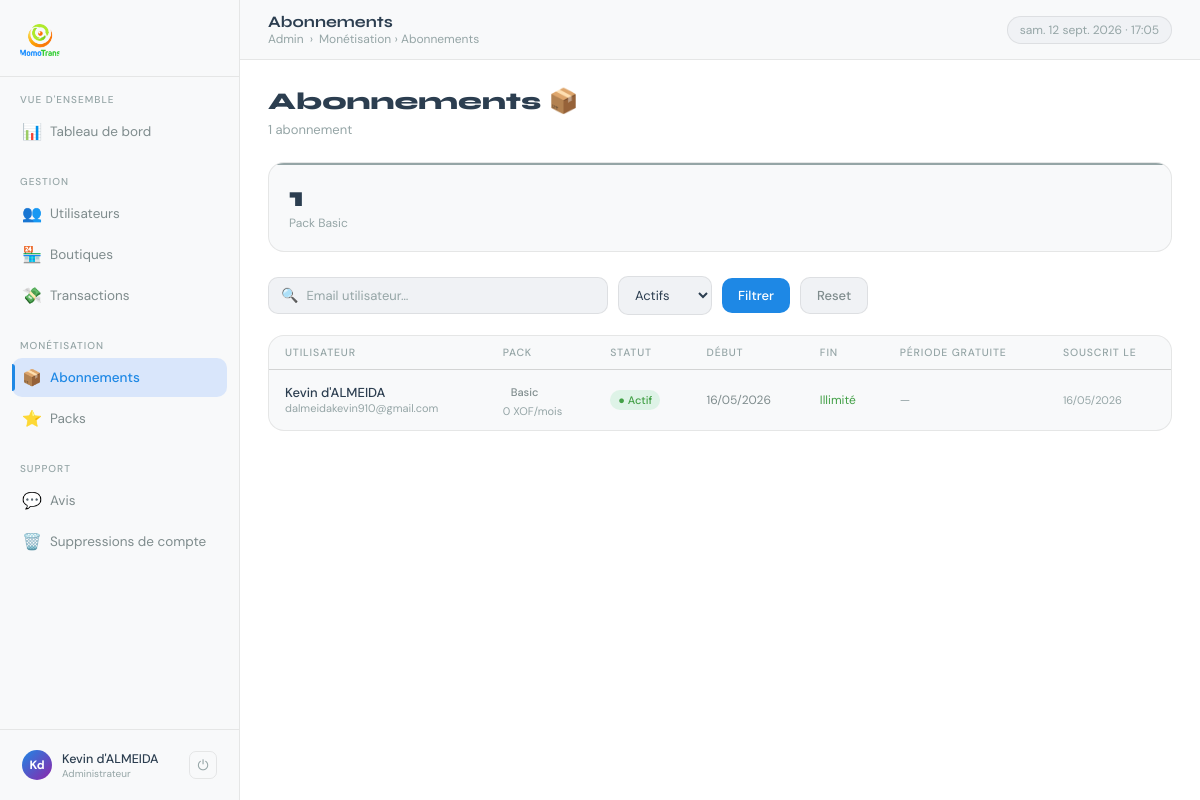
The app's page /dashboard/abonnements/ (signed in) with its own data.
### momoapi/models.py (models this page shows, shortened)
class Utilisateur(AbstractBaseUser, PermissionsMixin):
    id          = models.UUIDField(primary_key=True, default=uuid.uuid4, editable=False)
    email       = models.EmailField(unique=True)
    nom         = models.CharField(max_length=100)
    prenom      = models.CharField(max_length=100)
    telephone   = models.CharField(max_length=20, blank=True)
    is_active   = models.BooleanField(default=True)
    is_staff    = models.BooleanField(default=False)
    is_verified = models.BooleanField(default=False)  # email vérifié
    date_inscription = models.DateTimeField(auto_now_add=True)
    USERNAME_FIELD  = 'email'
    REQUIRED_FIELDS = ['nom', 'prenom']
    objects = UtilisateurManager()
    class Meta:
        verbose_name = "Utilisateur"

class Pack(models.Model):
    CLE_CHOICES = [
        ('basic',   'Basic'),
        ('pro',     'Pro'),
        ('premium', 'Premium'),
    ]
    cle              = models.CharField(max_length=20, choices=CLE_CHOICES, unique=True)
    nom              = models.CharField(max_length=100)
    prix_mensuel     = models.DecimalField(max_digits=10, decimal_places=2, default=0)
    max_boutiques    = models.IntegerField(default=1)   # -1 = illimité
    max_utilisateurs = models.IntegerField(default=1)   # -1 = illimité
    rapports_avances = models.BooleanField(default=False)
    premier_mois_offert = models.BooleanField(default=False)
    description      = models.TextField(blank=True)
    actif            = models.BooleanField(default=True)

class Abonnement(models.Model):
    STATUT_CHOICES = [
        ('actif',     'Actif'),
        ('expire',    'Expiré'),
        ('annule',    'Annulé'),
        ('en_attente','En attente de paiement'),
    ]
    id           = models.UUIDField(primary_key=True, default=uuid.uuid4, editable=False)
    utilisateur  = models.ForeignKey(Utilisateur, on_delete=models.CASCADE, related_name='abonnements')
    pack         = models.ForeignKey(Pack, on_delete=models.PROTECT)
    statut       = models.CharField(max_length=20, choices=STATUT_CHOICES, default='en_attente')
    debut        = models.DateField()
    fin          = models.DateField()
    fin_periode_gratuite = models.DateField(null=True, blank=True)
    prochain_prelevement = models.DateField(null=True, blank=True)
    fedapay_transaction_id = models.CharField(max_length=50, null=True, blank=True, db_index=True)
    cree_le      = models.DateTimeField(auto_now_add=True)
    mis_a_jour   = models.DateTimeField(auto_now=True)
    class Meta:
        ordering = ['-cree_le']

### adminapp/views.py (the view)
# urls.py: path('abonnements/',                            views.abonnements_view,     name='abonnements'),
@staff_required
def abonnements_view(request):
    today  = date.today()
    filtre = request.GET.get('filtre', 'actifs')
    q      = request.GET.get('q', '')
    qs = Abonnement.objects.select_related('utilisateur', 'pack').order_by('-cree_le')
    if filtre == 'actifs':
        qs = qs.filter(statut='actif', fin__gte=today)
    elif filtre == 'expires':
        qs = qs.filter(Q(statut='expire') | Q(fin__lt=today))
    elif filtre == 'annules':
        qs = qs.filter(statut='annule')
    if q:
        qs = qs.filter(utilisateur__email__icontains=q)
    packs = Pack.objects.all()
    abo_par_pack = (
        Abonnement.objects.filter(statut='actif', fin__gte=today)
        .values('pack__nom', 'pack__cle')
        .annotate(total=Count('id'))
    )
    return render(request, 'dashboard/abonnements.html', {
        'page': 'abonnements',
        'abonnements': qs,
        'total': qs.count(),
        'filtre': filtre,
        'q': q,
        'packs': packs,
        'abo_par_pack': list(abo_par_pack),
    })

### adminapp/context_processors.py (called while the page is built)
def dashboard_badges(request):
    if not (request.user.is_authenticated and request.user.is_staff):
        return {}
    from momoapi.models import Avis, DemandeSuppressionCompte
    return {
        'avis_non_lus': Avis.objects.filter(lu=False).count(),
        'demandes_suppression_en_attente': DemandeSuppressionCompte.objects.filter(statut='en_attente').count(),
    }

### adminapp/views.py (called while the page is built)
def staff_required(view_func):
    return user_passes_test(lambda u: u.is_authenticated and u.is_staff, login_url='/dashboard/login/')(view_func)

### adminapp/templates/dashboard/abonnements.html (shortened to what this page needs)
{% extends 'dashboard/base.html' %}
{% block header_title %}Abonnements{% endblock %}
{% block breadcrumb %}Monétisation › Abonnements{% endblock %}
{% block content %}
<div class="page-top">
  <div>
    <div class="page-heading">Abonnements 📦</div>
    <div class="page-sub">{{ total }} abonnement{{ total|pluralize }}</div>
  </div>
</div>
<div class="kpi-grid" style="grid-template-columns:repeat(auto-fit,minmax(180px,1fr));margin-bottom:24px">
  {% for ap in abo_par_pack %}
  <div class="kpi-card" style="--accent-color:{% if ap.pack__cle == 'basic' %}#95a5a6{% elif ap.pack__cle == 'pro' %}#43A047{% else %}#FB8C00{% endif %}">
    <div class="kpi-value">{{ ap.total }}</div>
    <div class="kpi-label">{{ ap.pack__nom }}</div>
  </div>
  {% endfor %}
</div>
<form method="get" style="margin-bottom:20px">
  <div class="filters">
    <div class="search-box">
      <span class="search-icon">🔍</span>
      <input type="text" name="q" value="{{ q }}" placeholder="Email utilisateur…">
    </div>
    <select name="filtre" onchange="this.form.submit()">
      <option value="actifs"   {% if filtre == 'actifs' %}selected{% endif %}>Actifs</option>
    </select>
    <button type="submit" class="btn btn-primary">Filtrer</button>
    <a href="{% url 'dashboard:abonnements' %}" class="btn btn-ghost">Reset</a>
  </div>
</form>
<div class="panel">
  <div class="table-wrap">
    <table>
      <thead>
        <tr>
          <th>Utilisateur</th>
          <th>Pack</th>
          <th>Statut</th>
          <th>Début</th>
          <th>Fin</th>
          <th>Période gratuite</th>
          <th>Souscrit le</th>
        </tr>
      </thead>
      <tbody>
        {% for abo in abonnements %}
        <tr>
          <td>
            <a href="{% url 'dashboard:utilisateur_detail' abo.utilisateur.id %}" class="link td-main">
              {{ abo.utilisateur.prenom }} {{ abo.utilisateur.nom }}
            </a>
            <div style="font-size:11px;color:var(--text3)">{{ abo.utilisateur.email }}</div>
          </td>
          <td>
            {% if abo.pack.cle == 'basic' %}
            <span class="badge badge-gray">Basic</span>
            {% elif abo.pack.cle == 'pro' %}
            <span class="badge badge-green">Pro</span>
            {% else %}
            <span class="badge badge-amber">Premium</span>
            {% endif %}
            <div style="font-size:11px;color:var(--text3);margin-top:2px">{{ abo.pack.prix_mensuel|floatformat:0 }} XOF/mois</div>
          </td>
          <td>
            {% if abo.statut == 'actif' %}
            <span class="badge badge-green">● Actif</span>
            {% elif abo.statut == 'expire' %}
            <span class="badge badge-red">● Expiré</span>
            {% elif abo.statut == 'annule' %}
            <span class="badge badge-gray">● Annulé</span>
            {% else %}
            <span class="badge badge-amber">● En attente</span>
            {% endif %}
          </td>
          <td style="font-size:12px">{{ abo.debut|date:"d/m/Y" }}</td>
          <td style="font-size:12px">
            {% if abo.fin.year == 9999 %}
            <span style="color:var(--green)">Illimité</span>
            {% else %}
            {{ abo.fin|date:"d/m/Y" }}
            {% endif %}
          </td>
          <td style="font-size:12px">
            {% if abo.fin_periode_gratuite %}
            {{ abo.fin_periode_gratuite|date:"d/m/Y" }}
            {% else %}
            <span style="color:var(--text3)">—</span>
            {% endif %}
          </td>
          <td style="font-size:11px;color:var(--text3)">{{ abo.cree_le|date:"d/m/Y" }}</td>
        </tr>
        {% empty %}
        <tr><td colspan="7" class="empty">Aucun abonnement trouvé</td></tr>
        {% endfor %}
      </tbody>
    </table>
  </div>
</div>
{% endblock %}

### adminapp/templates/dashboard/base.html (shortened to what this page needs)
<!DOCTYPE html>
<html lang="fr">
<head>
{% load static %}
</head>
<body>
<aside class="sidebar">
  <div class="sidebar-logo">
    <a href="{% url 'dashboard:accueil' %}" class="logo-mark">
      <div class="logo-icon"><img src="{% static 'logo.png' %}" alt="MomoTrans"></div>
    </a>
  </div>
  <nav class="sidebar-nav">
    <div class="nav-section">
      <div class="nav-label">Vue d'ensemble</div>
      <a href="{% url 'dashboard:accueil' %}" class="nav-item {% if page == 'accueil' %}active{% endif %}">
        <span class="nav-icon">📊</span> Tableau de bord
      </a>
    </div>
    <div class="nav-section">
      <div class="nav-label">Gestion</div>
      <a href="{% url 'dashboard:utilisateurs' %}" class="nav-item {% if page == 'utilisateurs' %}active{% endif %}">
        <span class="nav-icon">👥</span> Utilisateurs
      </a>
      <a href="{% url 'dashboard:boutiques' %}" class="nav-item {% if page == 'boutiques' %}active{% endif %}">
        <span class="nav-icon">🏪</span> Boutiques
      </a>
      <a href="{% url 'dashboard:transactions' %}" class="nav-item {% if page == 'transactions' %}active{% endif %}">
        <span class="nav-icon">💸</span> Transactions
      </a>
    </div>
    <div class="nav-section">
      <div class="nav-label">Monétisation</div>
      <a href="{% url 'dashboard:abonnements' %}" class="nav-item {% if page == 'abonnements' %}active{% endif %}">
        <span class="nav-icon">📦</span> Abonnements
      </a>
      <a href="{% url 'dashboard:packs' %}" class="nav-item {% if page == 'packs' %}active{% endif %}">
        <span class="nav-icon">⭐</span> Packs
      </a>
    </div>
    <div class="nav-section">
      <div class="nav-label">Support</div>
      <a href="{% url 'dashboard:avis' %}" class="nav-item {% if page == 'avis' %}active{% endif %}">
        <span class="nav-icon">💬</span> Avis
      </a>
      <a href="{% url 'dashboard:demandes_suppression' %}" class="nav-item {% if page == 'demandes_suppression' %}active{% endif %}">
        <span class="nav-icon">🗑️</span> Suppressions de compte
      </a>
    </div>
  </nav>
  <div class="sidebar-footer">
    <div class="user-pill">
      <div class="user-avatar">{{ request.user.prenom.0 }}{{ request.user.nom.0 }}</div>
      <div class="user-info">
        <div class="user-name">{{ request.user.prenom }} {{ request.user.nom }}</div>
        <div class="user-role">Administrateur</div>
      </div>
      <a href="{% url 'dashboard:logout' %}" class="logout-btn" title="Déconnexion">⏻</a>
    </div>
  </div>
</aside>
<main class="main">
  <header class="header">
    <div>
      <div class="header-title">{% block header_title %}Dashboard{% endblock %}</div>
      <div class="header-breadcrumb">
        <span>Admin</span> <span>›</span> <span>{% block breadcrumb %}Accueil{% endblock %}</span>
      </div>
    </div>
    <div class="header-date" id="live-date"></div>
  </header>
  <div class="content">
    {% block content %}{% endblock %}
  </div>
</main>
</body>
</html>

### records on screen
Utilisateur: user.prenom.0 "K", user.nom.0 "d", user.prenom "Kevin", user.nom "d'ALMEIDA"
Pack: total "1", pack__nom "Pack Basic"
Abonnement: utilisateur.prenom "Kevin", utilisateur.nom "d'ALMEIDA", utilisateur.email "dalmeidakevin910@gmail.com", shows "Basic", pack.prix_mensuel "0", statut "● Actif", debut "16/05/2026", fin "Illimité", cree_le "16/05/2026"

### other values on screen
{{ total }} "1"
